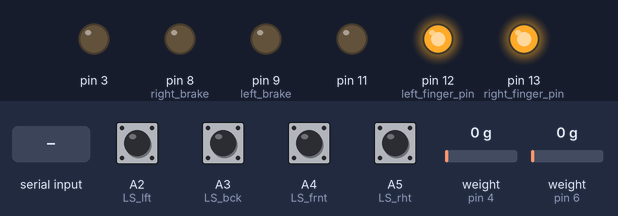
Bench run of a sketch on a simulated Arduino Uno, built with avr-gcc and run on an emulated ATmega328P. Parts: output pins drawn as LEDs (lit = HIGH). The inputs (shaded band) are chosen by the test bench; at power-on: A2 (LS_lft), A3 (LS_bck), A4 (LS_frnt), A5 (LS_rht) HIGH, weight on the scale (sensors on pin 4, pin 6) 0 g.

Above: at 6.5 s.
6.6 s: "load 1 \n" received over Serial
At 7.3 s:
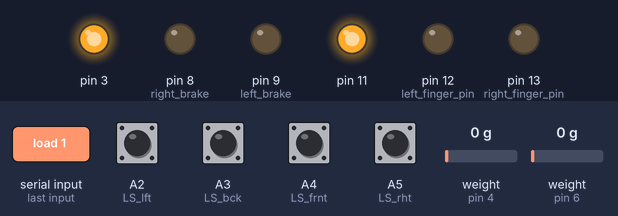
8.1 s: "0" received over Serial
At 9.0 s:
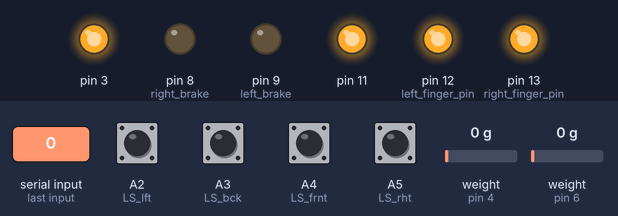
9.6 s: "1" received over Serial
At 10.3 s:
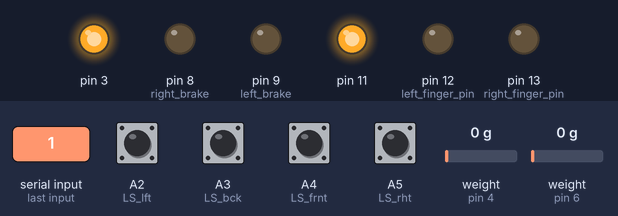
Timing chart, 0 to 12.6 s (numbered marks = the images above; inputs shaded):
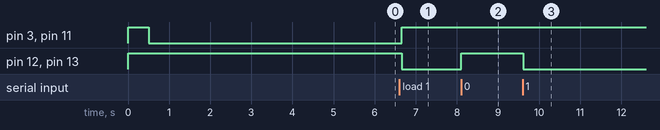

The sketch:

FingersWithLoad.ino
```cpp
#include <ezButton.h>
#include <HX711_ADC.h>
#if defined(ESP8266)|| defined(ESP32) || defined(AVR)
#include <EEPROM.h>
#endif


///Sets up limit switches

int LS_rht=A5,LS_frnt=A4,LS_bck=A3,LS_lft=A2,debounce_time=75;
ezButton Front_LS(LS_frnt);
ezButton Back_LS(LS_bck);
ezButton Right_LS(LS_rht);
ezButton Left_LS(LS_lft);


///Sets up pins and variables for finger linear actuators
int left_finger_pin=12, right_finger_pin=13,right_brake=8,left_brake=9;
int open_speed=255,close_speed=255,close_time=1000, open_time=1000;
bool expanded, Front_pressed, Back_pressed, Right_pressed, Left_pressed, override_expand, override_collapse;
bool printed=false, De_Bug_Button=false;
int skip;

int Front_state;

char serial_data;


/////Load Cells//////

//pins:
const int HX711_dout_1 = 6; //mcu > HX711 no 1 dout pin
const int HX711_sck_1 = 7; //mcu > HX711 no 1 sck pin
const int HX711_dout_2 = 4; //mcu > HX711 no 2 dout pin
const int HX711_sck_2 = 5; //mcu > HX711 no 2 sck pin

//HX711 constructor (dout pin, sck pin)
HX711_ADC LoadCell_1(HX711_dout_1, HX711_sck_1); //HX711 1
HX711_ADC LoadCell_2(HX711_dout_2, HX711_sck_2); //HX711 2

unsigned long t = 0;
unsigned long timer;
float loop_time=0.015;

float load_1_reading,load_2_reading;
int mating_safety_factor=1.1;
double push_thresh_1=936.1, push_thresh_2=879.8;

#define period_us 10000

///////Serial Output/////////////////////////////////
//#define MATLAB_SERIAL_READ
//#define Serial_Print
#ifdef Serial_Print
//De_Bug_Button=true;
#endif
//#define Python_Serial
void setup() {
  Serial.begin(115200);

////set debounce time for limit switches
  Front_LS.setDebounceTime(debounce_time);
  Back_LS.setDebounceTime(debounce_time);
  Right_LS.setDebounceTime(debounce_time);
  Left_LS.setDebounceTime(debounce_time);

////Set pins for linear actuator
  pinMode(left_finger_pin,OUTPUT);
  pinMode(left_brake,OUTPUT); //brake left
  pinMode(right_finger_pin,OUTPUT);
  pinMode(right_brake, OUTPUT); //brake right
  collapsefingers();
  delay(500);
  silencefingers();


////SetUp Load Cells///
  push_thresh_1=900, push_thresh_2=900;
  float calibrationValue_1=-205.38; // calibration value load cell 1
  float calibrationValue_2=-218.79; // calibration value load cell 2
  LoadCell_1.begin();
  LoadCell_2.begin();

  unsigned long stabilizingtime = 2000; // tare preciscion can be improved by adding a few seconds of stabilizing time
  boolean _tare = true; //set this to false if you don't want tare to be performed in the next step
  byte loadcell_1_rdy = 0;
  byte loadcell_2_rdy = 0;
  while ((loadcell_1_rdy + loadcell_2_rdy) < 2) { //run startup, stabilization and tare, both modules simultaniously
    if (!loadcell_1_rdy) loadcell_1_rdy = LoadCell_1.startMultiple(stabilizingtime, _tare);
    if (!loadcell_2_rdy) loadcell_2_rdy = LoadCell_2.startMultiple(stabilizingtime, _tare);
  }
  if (LoadCell_1.getTareTimeoutFlag()) {
    Serial.println("Timeout, check MCU>HX711 no.1 wiring and pin designations");
  }
  if (LoadCell_2.getTareTimeoutFlag()) {
    Serial.println("Timeout, check MCU>HX711 no.2 wiring and pin designations");
  }
  LoadCell_1.setCalFactor(calibrationValue_1); // user set calibration value (float)
  LoadCell_2.setCalFactor(calibrationValue_2); // user set calibration value (float)

  delay(50);
}

void loop() {

  if (micros() - timer >= period_us) {
  timer = micros();

  // put your main code here, to run repeatedly:
  Front_LS.loop();//needed for checking if pressed
  Back_LS.loop();
  Right_LS.loop();
  Left_LS.loop();

  // read serial data if available
  if(Serial.available() > 0){
    serial_data = Serial.read();

    if(serial_data == '1' && expanded == false){
      override_expand = true;
    }

    else if(serial_data == '0' && expanded == true){
      override_collapse = true;
    }
  }

////////Load Cells ready to get data then grabs data/////
  static boolean newDataReady=0;
  if (LoadCell_1.update()) newDataReady = true;
  LoadCell_2.update();

  if (newDataReady){
    load_1_reading=LoadCell_1.getData();
    load_2_reading=LoadCell_2.getData();
  }

//////////Print to check Limit Switches/////////////
//  Serial.print(Front_LS.getState());
//  Serial.print("  ");
//  Serial.print(Back_LS.getState());
//  Serial.print("  ");
//  Serial.print(Right_LS.getState());
//  Serial.print("  ");
//  Serial.println(Left_LS.getState());
//  Serial.println(expanded);
//  Serial.print("press check");
//  Serial.println(Front_LS.isPressed());
////////////////////////////////////////////////


      if (Front_LS.isPressed()){
        Front_pressed=true;

      ///Printing Purposes//////////
        if (De_Bug_Button){
          Serial.print("Front ");
          printed=true;
          }
      }

      if (Front_LS.isReleased()){
        Front_pressed=false;
      }

      if (Back_LS.isPressed()){
        Back_pressed=true;
      ///Printing Purposes//////////
        if (De_Bug_Button){
          Serial.print("Back ");
          printed=true;
          }
      }

      if (Back_LS.isReleased()){
        Back_pressed=false;
      }

      if (Right_LS.isPressed()){
        Right_pressed=true;
      ///Printing Purposes//////////
        if (De_Bug_Button){
          Serial.print("Right ");
          printed=true;
          }
      }

      if (Right_LS.isReleased()){
        Right_pressed=false;
      }

      if (Left_LS.isPressed()){
        Left_pressed=true;
      ///Printing Purposes//////////
        if (De_Bug_Button){
          Serial.print("Left ");
          printed=true;
          }
      }

      if (Left_LS.isReleased()){
        Left_pressed=false;
      }

      ///Printing Purposes//////////
        if (De_Bug_Button){
          if (printed){
          Serial.println(" ");}
          printed=false;
          }

      if ((Front_pressed && Back_pressed && Right_pressed && Left_pressed && !expanded) || override_expand){
        #ifdef Serial_Print
        Serial.println("We've been pressed");
        #endif
        ////Resets Pressed Parameter now that all of have been pressed
        Front_pressed=false;
        Back_pressed=false;
        Right_pressed=false;
        Left_pressed=false;
        expandfingers();
        expanded=true;
        override_expand = false;
        delay(1200);
    }
    if ((expanded && load_1_reading>push_thresh_1*mating_safety_factor&& load_2_reading>push_thresh_2*mating_safety_factor ) || override_collapse){
      #ifdef Serial_Print
      Serial.println("Freedom");
      #endif
      collapsefingers();
      expanded=false;
      override_collapse = false;
      delay(1000); //allow time for fingers to collapse
    }
#ifdef MATLAB_SERIAL_READ
    Serial.print(timer / 1000000.0 - loop_time);
    Serial.print("\t");
    Serial.print(load_1_reading);
    Serial.print("\t");
    Serial.println(load_2_reading);
#endif

#ifdef Serial_Print
    Serial.print("load 1 ");
    Serial.print(load_1_reading);
    Serial.print(" load 2 ");
    Serial.println(load_2_reading);
#endif

#ifdef Python_Serial
    Serial.print(load_1_reading);
    Serial.print(' ');
    Serial.print(load_2_reading);
    Serial.print(' ');
    Serial.println(expanded);
    Serial.flush();
#endif
  }
  loop_time = (micros() - timer) / 1000000.0;
 }


///////FINGERS OPENING AND CLOSING FUNCTIONS//////////////
//////////////////////////////////////////////////////////
void expandfingers(){
  digitalWrite(left_finger_pin, LOW);
  digitalWrite(left_brake,LOW);

  digitalWrite(right_finger_pin, LOW);
  digitalWrite(right_brake,LOW);
  analogWrite(3,open_speed);
  analogWrite(11,open_speed);
  expanded=true;
}

void collapsefingers(){
  digitalWrite(left_finger_pin, HIGH);
  digitalWrite(right_finger_pin, HIGH);
  digitalWrite(left_brake,LOW);
  digitalWrite(right_brake,LOW);
  analogWrite(3,close_speed);
  analogWrite(11,close_speed);
  expanded=false;
}

void silencefingers(){
  analogWrite(3,0);
  analogWrite(11,0);
}
////////////////////////////////////////////////////////////
////////////////////////////////////////////////////////////
```

Measured:
- after the input at 6.6 s, pin 3, pin 11: LOW → HIGH after 0.06 s; pin 12 (left_finger_pin), pin 13 (right_finger_pin): HIGH → LOW after 0.06 s
- after the input at 8.1 s, pin 12 (left_finger_pin), pin 13 (right_finger_pin): LOW → HIGH at once
- after the input at 9.6 s, pin 12 (left_finger_pin), pin 13 (right_finger_pin): HIGH → LOW at once
